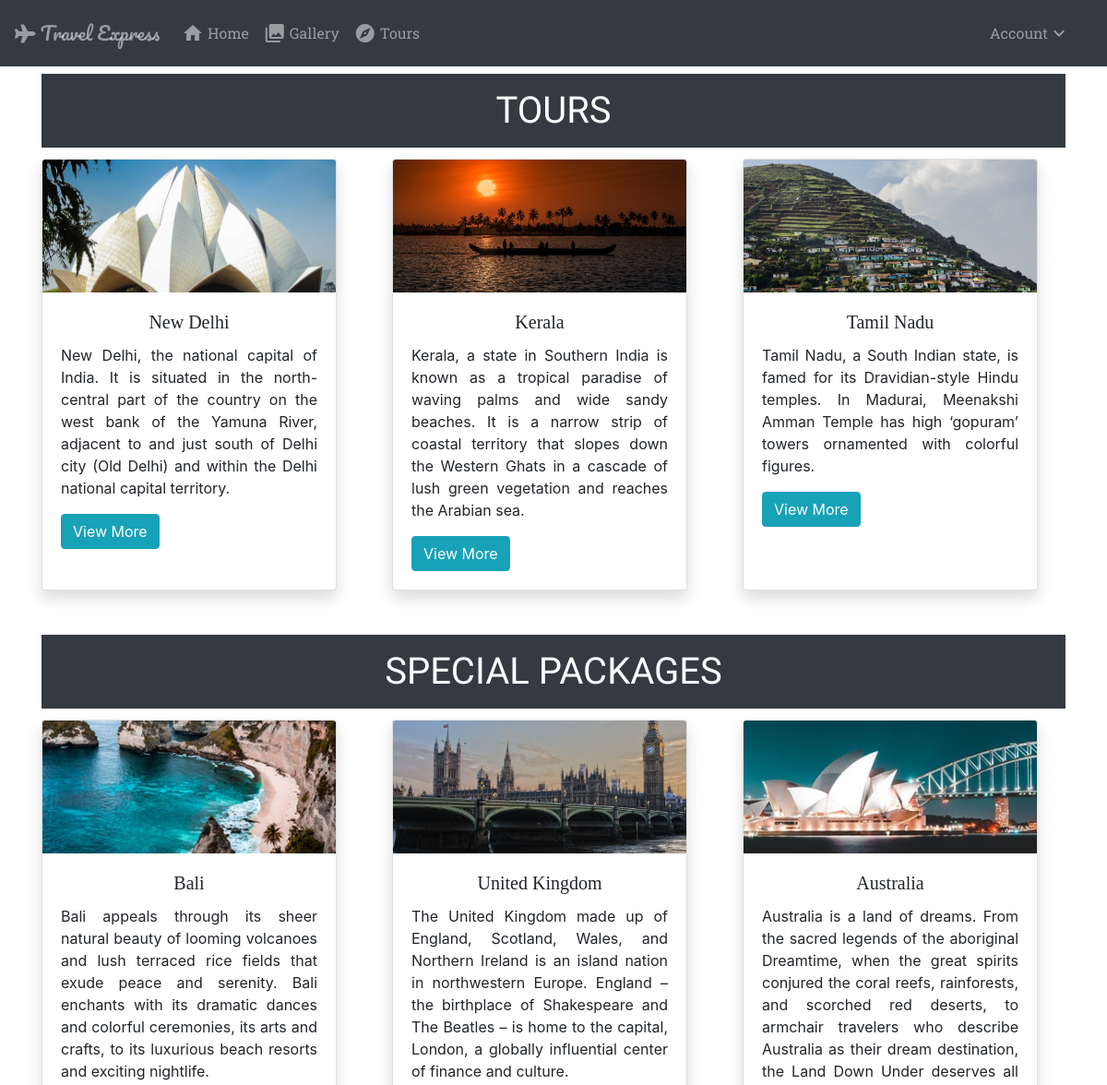
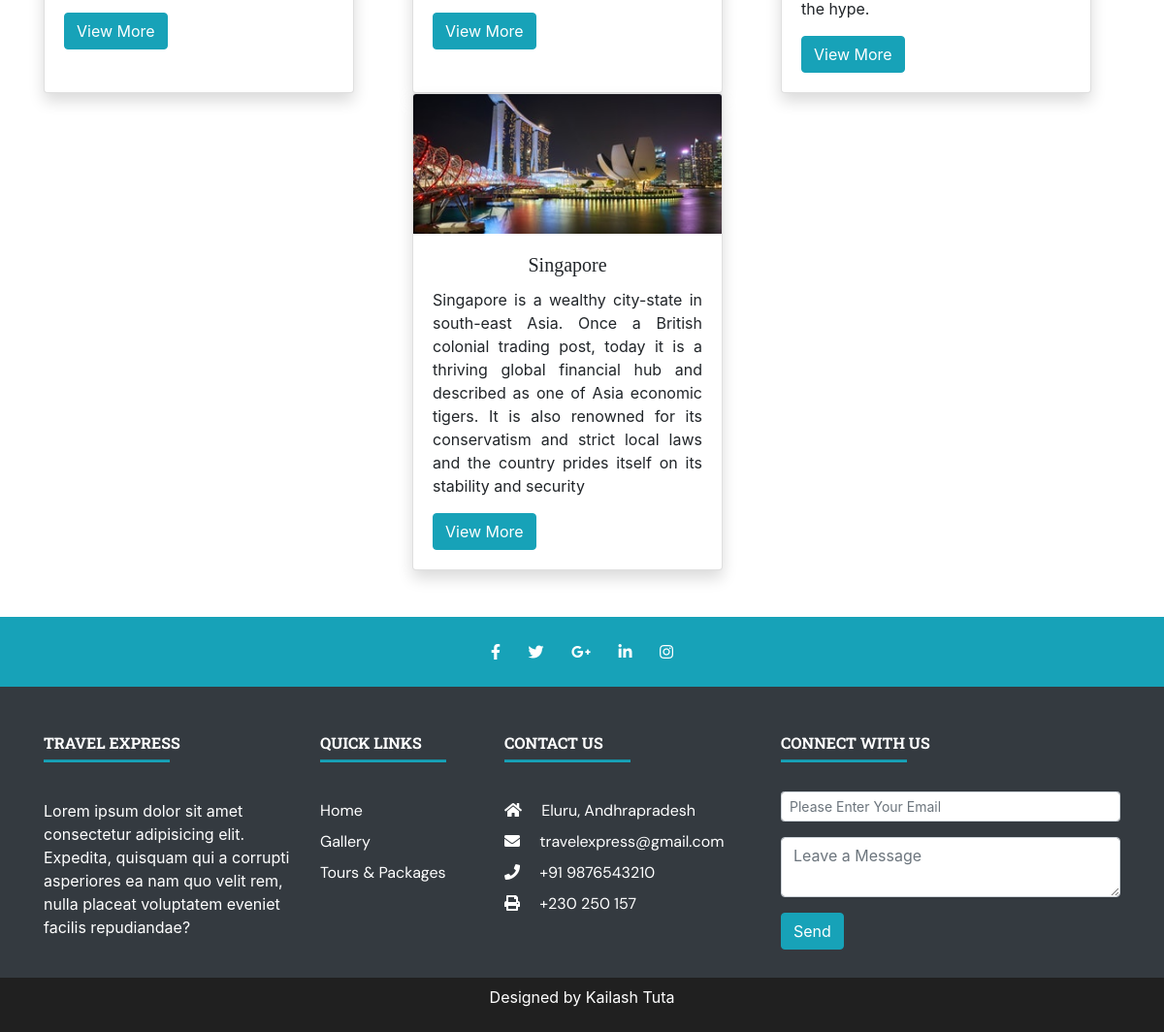
The app's page /tours.php with its own data (2 pictures, top to bottom).
### tables this page shows
CREATE TABLE `tours` (
  `t_id` bigint(20) UNSIGNED NOT NULL,
  `name` varchar(255) NOT NULL,
  `description` longtext NOT NULL,
  `places_covered` longtext NOT NULL,
  `price` bigint(20) NOT NULL DEFAULT 0,
  `image` mediumtext DEFAULT NULL
);

CREATE TABLE `packages` (
  `p_id` bigint(20) UNSIGNED NOT NULL,
  `name` varchar(255) NOT NULL,
  `description` longtext NOT NULL,
  `places_covered` longtext NOT NULL,
  `price` bigint(20) NOT NULL DEFAULT 0,
  `image` mediumtext DEFAULT NULL
);

### partials/viewPackage.php (the view, shortened to what this page needs)
<button type="button" class="btn btn-info" data-myname="<?= $row['name']; ?>" data-myimage="<?= $row['image']; ?>" data-mydescription="<?= $row['description']; ?>" data-myprice="<?= $row['price']; ?>" data-myplacescovered="<?= $row['places_covered']; ?>" data-myid="<?= $row['p_id']; ?>" data-toggle="modal" data-target="#viewPackage">
    View More
</button>

### tours.php (shortened to what this page needs)
<!DOCTYPE html>
<html lang="en">
<head>
    <link rel="stylesheet" href="https://cdn.jsdelivr.net/npm/bootstrap@4.6.0/dist/css/bootstrap.min.css">
    <link rel="stylesheet" href="https://cdnjs.cloudflare.com/ajax/libs/font-awesome/5.15.2/css/all.min.css" />
    <link rel="stylesheet" href="./css/style.css">
    <link rel="stylesheet" href="https://cdnjs.cloudflare.com/ajax/libs/animate.css/4.1.1/animate.min.css" />
    <link rel="stylesheet" href="https://cdnjs.cloudflare.com/ajax/libs/magnific-popup.js/1.1.0/magnific-popup.min.css">
</head>
<body>
    <?php include "./partials/navbar.php" ?>
    <?php include "./partials/tourSection.php" ?>
    <?php include "./partials/packageSection.php" ?>
    <?php include "./partials/footer.php" ?>
</body>
</html>

### partials/navbar.php (shortened to what this page needs)
<?php
if (isset($_SESSION['is_login'])) {
?>
    <nav class="navbar navbar-expand-md navbar-dark bg-dark">
        <a class="navbar-brand" href="index.php">
            <span class="navbar-text"><i class="fa fa-plane" aria-hidden="true"></i> Travel Express</span>
        </a>
        <button class="navbar-toggler" data-toggle="collapse" data-target="#collapse_target">
            <span class="navbar-toggler-icon"></span>
        </button>
        <div class="collapse navbar-collapse" id="collapse_target">
            <ul class="navbar navbar-nav w-100">
                <li class="nav-item">
                    <a class="nav-link" href="index.php"><span class="material-icons">home</span> Home</a>
                </li>
                <li class="nav-item">
                    <a class="nav-link" href="gallery.php">
                        <span class="material-icons">
                            collections
                        </span>
                        Gallery
                    </a>
                </li>
                <li class="nav-item">
                    <a class="nav-link" href="tours.php">
                        <span class="material-icons">
                            explore
                        </span>
                        Tours
                    </a>
                </li>
                <li class="nav-item dropdown ml-auto">
                    <?php
                    if ($_SESSION['role'] == 'admin') {
                    ?>
                        <a class="nav-link dropdown-toggle" data-toggle="dropdown" data-target="dropdown_target" href="#">
                            <span class="material-icons">
                                account_circle
                            </span>
                            <?php echo $_SESSION['name'] ?><span class="material-icons">expand_more</span>
                        </a>
                        <div class="dropdown-menu bg-dark" aria-labelledby="dropdown_target">
                            <a href="adminProfile.php" class="dropdown-item text-info">Profile</a>
                            <div class="dropdown-divider"></div>
                            <a href="logout.php" class="dropdown-item text-info">Logout</a>
                        </div>
                    <?php
                    } else {
                    ?>
                        <a class="nav-link dropdown-toggle" data-toggle="dropdown" data-target="dropdown_target" href="#">
                            <span class="material-icons">
                                account_circle
                            </span>
                            <?php echo $_SESSION['name'] ?><span class="material-icons">expand_more</span>
                        </a>
                        <div class="dropdown-menu bg-dark" aria-labelledby="dropdown_target">
                            <a href="userProfile.php" class="dropdown-item text-info">Profile</a>
                            <div class="dropdown-divider"></div>
                            <a href="logout.php" class="dropdown-item text-info">Logout</a>
                        </div>
                    <?php
                    }
                    ?>
                </li>
            </ul>
        </div>
    </nav>
<?php
} else {
?>
    <nav class="navbar navbar-expand-md navbar-dark bg-dark">
        <a class="navbar-brand" href="index.php">
            <span class="navbar-text"><i class="fa fa-plane" aria-hidden="true"></i> Travel Express</span>
        </a>
        <div class="collapse navbar-collapse" id="collapse_target">
            <ul class="navbar navbar-nav w-100">
                <li class="nav-item">
                    <a class="nav-link" href="index.php"><span class="material-icons">home</span> Home</a>
                </li>
                <li class="nav-item">
                    <a class="nav-link" href="gallery.php">
                        <span class="material-icons">
                        </span>
                        Gallery
                    </a>
                </li>
                <li class="nav-item">
                    <a class="nav-link" href="tours.php">
                        <span class="material-icons">
                        </span>
                        Tours
                    </a>
                </li>
                <li class="nav-item dropdown ml-auto">
                    <a class="nav-link dropdown-toggle" data-toggle="dropdown" data-target="dropdown_target" href="#">
                        Account<span class="material-icons">expand_more</span>
                    </a>
                </li>
            </ul>
        </div>
    </nav>
<?php
}
?>

### partials/tourSection.php
<div class="container tour-images mb-5">
    <h1 class="card-title text-center text-uppercase text-white bg-dark p-3 mt-2">Tours</h1>
    <div class="row justify-content-center">
        <?php
        include "./DBConnect.php";
        $q = "SELECT * from tours";
        $res = $conn->query($q);
        while ($row = $res->fetch_assoc()) {
        ?>
            <div class="col-md-4">
                <div class="card shadow h-100" style="width: 20rem;">
                    <div class="inner">
                        <img src="images/tour-package-images/<?php echo $row['image'] ?>" class="card-img-top" alt="">
                    </div>
                    <div class="card-body">
                        <h5 class="card-title text-center"><?php echo $row['name'] ?></h5>
                        <p class="card-text text-justify"><?php echo $row['description'] ?></p>
                        <?php include "./partials/viewTour.php";?>
                    </div>
                </div>
            </div>
        <?php
        }
        ?>
    </div>
</div>

### partials/viewTour.php (shortened to what this page needs)
<button type="button" class="btn btn-info" data-myname="<?= $row['name']; ?>" data-myimage="<?= $row['image']; ?>" data-mydescription="<?= $row['description']; ?>" data-myprice="<?= $row['price']; ?>" data-myplacescovered="<?= $row['places_covered']; ?>" data-myid="<?= $row['t_id']; ?>" data-toggle="modal" data-target="#viewTour">
    View More
</button>

### partials/packageSection.php
<div class="container tour-images mb-5">
    <h1 class="card-title text-center text-uppercase text-white bg-dark p-3 mt-2">Special Packages</h1>
    <div class="row justify-content-center">
        <?php
        include "./DBConnect.php";
        $q = "SELECT * from packages";
        $res = $conn->query($q);
        while ($row = $res->fetch_assoc()) {
        ?>
            <div class="col-md-4">
                <div class="card shadow h-100" style="width: 20rem;">
                    <div class="inner">
                        <img src="images/package-images/<?php echo $row['image'] ?>" class="card-img-top" alt="">
                    </div>
                    <div class="card-body">
                        <h5 class="card-title text-center"><?php echo $row['name'] ?></h5>
                        <p class="card-text text-justify"><?php echo $row['description'] ?></p>
                        <?php include "./partials/viewPackage.php"; ?>
                    </div>
                </div>
            </div>
        <?php
        }
        ?>
    </div>
</div>

### partials/footer.php (shortened to what this page needs)
<footer class="page-footer bg-dark text-white">
    <div class="bg-info">
        <div class="container">
            <div class="row py-4 d-flex align-items-center">
                <div class="col-md-12 text-center">
                    <a href="#"><i class="fab fa-facebook-f text-white mr-4"></i></a>
                    <a href="#"><i class="fab fa-twitter text-white mr-4"></i></a>
                    <a href="#"><i class="fab fa-google-plus-g text-white mr-4"></i></a>
                    <a href="#"><i class="fab fa-linkedin-in text-white mr-4"></i></a>
                    <a href="#"><i class="fab fa-instagram text-white"></i></a>
                </div>
            </div>
        </div>
    </div>
    <div class="container text-center text-md-left mt-5 text-white">
        <div class="row">
            <div class="col-md-3 mx-auto mb-4">
                <h6 class="text-uppercase font-weight-bold">Travel Express</h6>
                <hr class="bg-info mb-4 mt-0 d-inline-block mx-auto">
                <p class="mt-2 text-left">Lorem ipsum dolor sit amet consectetur adipisicing elit. Expedita, quisquam
                    qui a corrupti asperiores ea nam quo velit rem, nulla placeat voluptatem eveniet facilis
                    repudiandae?</p>
            </div>
            <div class="col-md-2 mx-auto mb-4">
                <h6 class="text-uppercase font-weight-bold">Quick Links</h6>
                <hr class="bg-info mb-4 mt-0 d-inline-block mx-auto">
                <ul class="list-unstyled">
                    <li class="my-2"><a class="text-white" href="index.php">Home</a></li>
                    <li class="my-2"><a class="text-white" href="gallery.php">Gallery</a></li>
                    <li class="my-2"><a class="text-white" href="tours.php">Tours & Packages</a></li>
                </ul>
            </div>
            <div class="col-md-3 mx-auto mb-4">
                <h6 class="text-uppercase font-weight-bold">Contact US</h6>
                <hr class="bg-info mb-4 mt-0 d-inline-block mx-auto">
                <ul class="list-unstyled">
                    <li class="my-2"><i class="fas fa-home mr-3"></i> Eluru, Andhrapradesh</li>
                    <li class="my-2"><i class="fas fa-envelope mr-3"></i> travelexpress@gmail.com</li>
                    <li class="my-2"><i class="fas fa-phone mr-3"></i> +91 9876543210</li>
                    <li class="my-2"><i class="fas fa-print mr-3"></i> +230 250 157</li>
                </ul>
            </div>
            <div class="col-md-4 mx-auto mb-4">
                <h6 class="text-uppercase font-weight-bold">Connect With Us</h6>
                <hr class="bg-info mb-4 mt-0 d-inline-block mx-auto">
                <form action="/" method="post">
                    <div class="form-group">
                        <input type="Email" class="form-control form-control-sm" name="email" placeholder="Please Enter Your Email" autocomplete="off" required>
                    </div>
                    <div class="form-group">
                        <textarea class="form-control" rows="2" placeholder="Leave a Message"></textarea>
                    </div>
                    <div class="form-text">
                        <input type="submit" class="btn btn-info" value="Send">
                    </div>
                </form>
            </div>
        </div>
    </div>
    <div class="copyright text-center py-2">
        <p>Designed by Kailash Tuta</p>
    </div>
</footer>

### css/style.css (style rules this page uses)
* { box-sizing: border-box; margin: 0; padding: 0; scroll-behavior: smooth; }
body, html { height: 100%; width: 100%; }
hr { width: 130px; height: 2px; }
a { text-decoration: none !important; }
h1, h2, h3 { font-family: 'Patua One', cursive; }
h5 { font-family: 'Libre Baskerville', serif; }
h6 { font-family: 'Roboto Slab', serif; }
footer ul li { font-family: 'DM Sans', sans-serif; }
.navbar-text { font-family: 'Pacifico', cursive; }
.nav-link { font-family: 'Roboto Slab', serif; }
.material-icons { display: inline-flex; vertical-align: top; }
.dropdown-toggle::after { content: none; }
.copyright { background-color: #202020; }
.card-img-top { width: 100%; height: 12vw; object-fit: cover; }
.inner { overflow: hidden; }
.inner img { transition: all 1.5s ease; }

### records on screen
tours: image (picture), name "New Delhi", description "New Delhi, the national capital of India. It is situated in the north-central part of the country on the west bank of the Yamuna River, adjacent to and just south of Delhi city (Old Delhi) and within the Delhi national capital territory."
tours: image (picture), name "Kerala", description "Kerala, a state in Southern India is known as a tropical paradise of waving palms and wide sandy beaches. It is a narrow strip of coastal territory that slopes down the Western Ghats in a cascade of lush green vegetation and reaches the Arabian sea."
tours: image (picture), name "Tamil Nadu", description "Tamil Nadu, a South Indian state, is famed for its Dravidian-style Hindu temples. In Madurai, Meenakshi Amman Temple has high ‘gopuram’ towers ornamented with colorful figures."
packages: image (picture), name "Bali", description "Bali appeals through its sheer natural beauty of looming volcanoes and lush terraced rice fields that exude peace and serenity. Bali enchants with its dramatic dances and colorful ceremonies, its arts and crafts, to its luxurious beach resorts and exciting nightlife."
packages: image (picture), name "United Kingdom", description "The United Kingdom made up of England, Scotland, Wales, and Northern Ireland is an island nation in northwestern Europe. England – the birthplace of Shakespeare and The Beatles – is home to the capital, London, a globally influential center of finance and culture."
packages: image (picture), name "Australia", description "Australia is a land of dreams. From the sacred legends of the aboriginal Dreamtime, when the great spirits conjured the coral reefs, rainforests, and scorched red deserts, to armchair travelers who describe Australia as their dream destination, the Land Down Under deserves all the hype."
packages: image (picture), name "Singapore", description "Singapore is a wealthy city-state in south-east Asia. Once a British colonial trading post, today it is a thriving global financial hub and described as one of Asia economic tigers. It is also renowned for its conservatism and strict local laws and the country prides itself on its stability and security"
